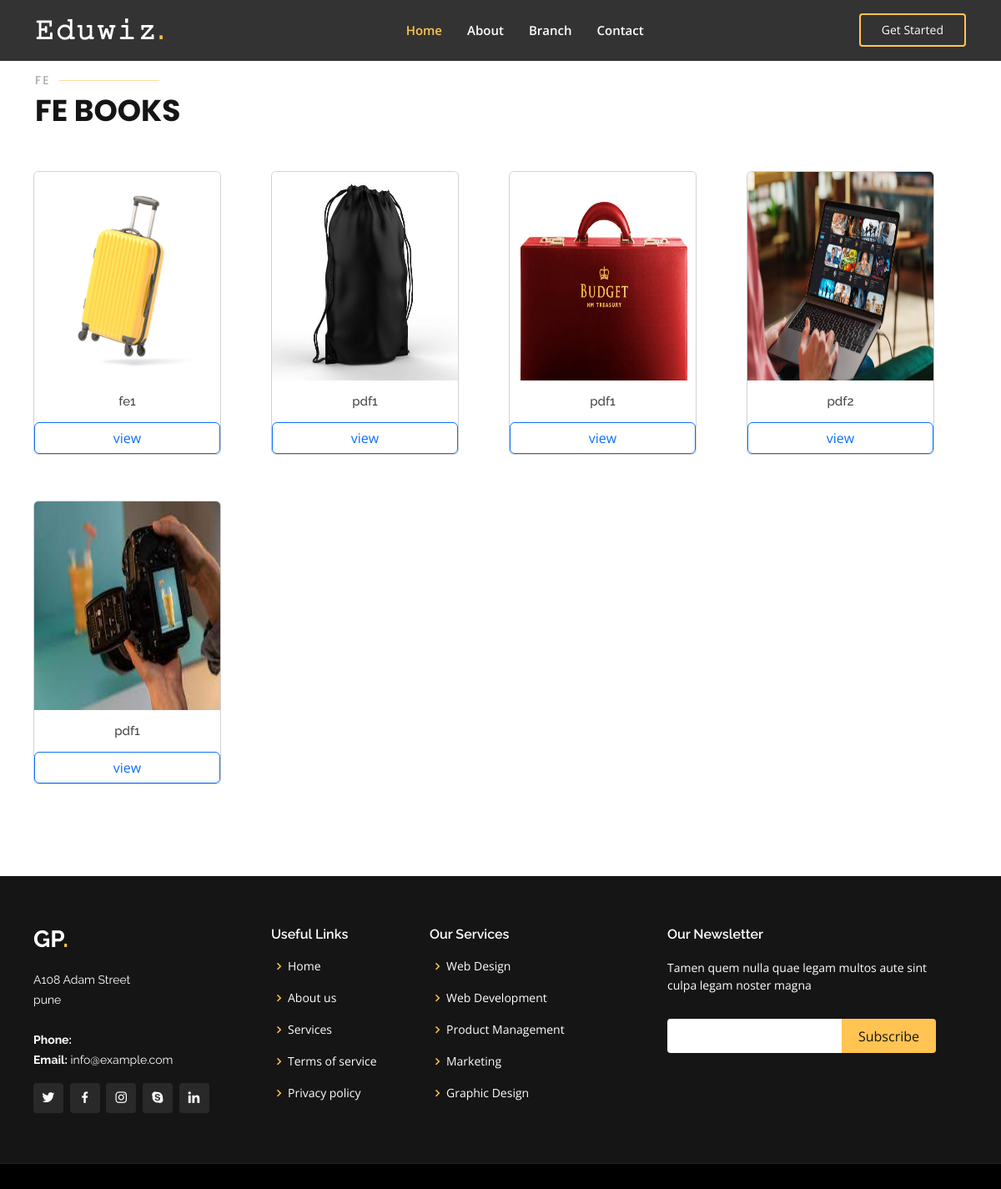
Page /FE_books on the committed database.
### app1/models.py (models this page shows, shortened)
class Fe_b(models.Model):
    title= models.CharField(max_length=100)
    pdf=models.FileField(upload_to='FE/',validators=[FileExtensionValidator(["pdf"])])
    image = models.ImageField(upload_to='img/')

### app1/views.py (the view)
# urls.py: path('FE_books',views.Fe_book,name='Fe_books'),
def Fe_book(request):
    obj = Fe_b.objects.all()
    return render(request,'Fe_book.html',{'obj':obj})

### templates/Fe_book.html (shortened to what this page needs)
{% load static %}
<!DOCTYPE html>
<html lang="en">
<head>
  <link href="{% static 'assets/vendor/aos/aos.css' %}" rel="stylesheet">
  <link href="{% static 'assets/vendor/bootstrap/css/bootstrap.min.css' %}" rel="stylesheet">
  <link href="{% static 'assets/vendor/bootstrap-icons/bootstrap-icons.css' %}" rel="stylesheet">
  <link href="{% static 'assets/vendor/boxicons/css/boxicons.min.css' %}" rel="stylesheet">
  <link href="{% static 'assets/vendor/glightbox/css/glightbox.min.css' %}" rel="stylesheet">
  <link href="{% static 'assets/vendor/remixicon/remixicon.css' %}" rel="stylesheet">
  <link href="{% static 'assets/vendor/swiper/swiper-bundle.min.css' %}" rel="stylesheet">
  <link href="{% static 'assets/css/style.css' %}" rel="stylesheet">
</head>
<body>
  <header id="header" class="fixed-top header-inner-pages">
    <div class="container d-flex align-items-center justify-content-lg-between">
      <h1 class="logo me-auto me-lg-0"><a href="index.html">𝙴𝚍𝚞𝚠𝚒𝚣<span>.</span></a></h1>
      <nav id="navbar" class="navbar order-last order-lg-0">
        <ul>
          <li><a class="nav-link scrollto active" href="{% url 'home' %} ">Home</a></li>
          <li><a href="{% url 'home' %}">About</a></li>
          <li><a class="nav-link scrollto" href="{% url 'home' %}">Branch</a></li>
          <li><a class="nav-link scrollto" href="{% url 'home' %}">Contact</a></li>
        </ul>
      </nav>
      <a href="{% url 'home' %}" class="get-started-btn scrollto">Get Started</a>
    </div>
  </header>
  <main id="main">
    <section id="services" class="services">
      <div class="container" data-aos="fade-up">
        <div class="row">
          <div class="container mt-2">
            <div class="section-title">
<br>
              <h2 id="SE">FE</h2>
              <p>FE Books</p>
            </div>
            <div class="row">
              {% for x in obj %}
              <div class="col-md-3 col-sm-6" style="padding-top: 5px;padding-bottom: 50px;">
                <div class="card card-block">
                  <img class="card-img-top" src="/media/{{x.image}}" alt="Card image" style="width:100%">
                  <h5 class="card-title mt-3 mb-3" style="text-align: center;"> {{x.title}} </h5>
                  <a href="{{ x.pdf.url }}" class="btn btn-outline-primary" target="_blank">view</a>
                </div>
              </div>
              {% endfor %}
            </div>
          </div>
        </div>
      </div>
    </section>
  </main>
  <footer id="footer">
    <div class="footer-top">
      <div class="container">
        <div class="row">
          <div class="col-lg-3 col-md-6">
            <div class="footer-info">
              <h3>Gp<span>.</span></h3>
              <p>
                A108 Adam Street <br>
                pune<br><br>
                <strong>Phone:</strong> <br>
                <strong>Email:</strong> info@example.com<br>
              </p>
              <div class="social-links mt-3">
                <a href="#" class="twitter"><i class="bx bxl-twitter"></i></a>
                <a href="#" class="facebook"><i class="bx bxl-facebook"></i></a>
                <a href="#" class="instagram"><i class="bx bxl-instagram"></i></a>
                <a href="#" class="google-plus"><i class="bx bxl-skype"></i></a>
                <a href="#" class="linkedin"><i class="bx bxl-linkedin"></i></a>
              </div>
            </div>
          </div>
          <div class="col-lg-2 col-md-6 footer-links">
            <h4>Useful Links</h4>
            <ul>
              <li><i class="bx bx-chevron-right"></i> <a href="#">Home</a></li>
              <li><i class="bx bx-chevron-right"></i> <a href="#">About us</a></li>
              <li><i class="bx bx-chevron-right"></i> <a href="#">Services</a></li>
              <li><i class="bx bx-chevron-right"></i> <a href="#">Terms of service</a></li>
              <li><i class="bx bx-chevron-right"></i> <a href="#">Privacy policy</a></li>
            </ul>
          </div>
          <div class="col-lg-3 col-md-6 footer-links">
            <h4>Our Services</h4>
            <ul>
              <li><i class="bx bx-chevron-right"></i> <a href="#">Web Design</a></li>
              <li><i class="bx bx-chevron-right"></i> <a href="#">Web Development</a></li>
              <li><i class="bx bx-chevron-right"></i> <a href="#">Product Management</a></li>
              <li><i class="bx bx-chevron-right"></i> <a href="#">Marketing</a></li>
              <li><i class="bx bx-chevron-right"></i> <a href="#">Graphic Design</a></li>
            </ul>
          </div>
          <div class="col-lg-4 col-md-6 footer-newsletter">
            <h4>Our Newsletter</h4>
            <p>Tamen quem nulla quae legam multos aute sint culpa legam noster magna</p>
            <form action="#" method="#">
              <input type="email" name="email"><input type="submit" value="Subscribe">
            </form>
          </div>
        </div>
      </div>
    </div>
  </footer>
</body>
</html>

### static/assets/css/style.css (style rules this page uses)
body { font-family: "Open Sans", sans-serif; color: #444444; }
a { color: #ffc451; text-decoration: none; }
h1, h2, h3, h4, h5, h6 { font-family: "Raleway", sans-serif; }
#header { transition: all 0.5s; z-index: 997; padding: 15px 0; }
#header.header-scrolled, #header.header-inner-pages { background: rgba(0, 0, 0, 0.8); }
#header .logo { font-size: 32px; margin: 0; padding: 0; line-height: 1; font-weight: 700; letter-spacing: 2px; text-transform: uppercase; }
#header .logo a { color: #fff; }
#header .logo a span { color: #ffc451; }
.get-started-btn { color: #fff; border-radius: 4px; padding: 7px 25px 8px 25px; white-space: nowrap; transition: 0.3s; font-size: 14px; display: inline-block; border: 2px solid #ffc451; }
.navbar { padding: 0; }
.navbar ul { margin: 0; padding: 0; display: flex; list-style: none; align-items: center; }
.navbar li { position: relative; }
.navbar a, .navbar a:focus { display: flex; align-items: center; justify-content: space-between; padding: 10px 0 10px 30px; font-size: 15px; font-weight: 600; color: #fff; white-space: nowrap; transition: 0.3s; }
.navbar a:hover, .navbar .active, .navbar .active:focus, .navbar li:hover>a { color: #ffc451; }
section { padding: 60px 0; overflow: hidden; }
.section-title { padding-bottom: 40px; }
.section-title h2 { font-size: 14px; font-weight: 500; padding: 0; line-height: 1px; margin: 0 0 5px 0; letter-spacing: 2px; text-transform: uppercase; color: #aaaaaa; font-family: "Poppins", sans-serif; }
.section-title h2::after { content: ""; width: 120px; height: 1px; display: inline-block; background: #ffde9e; margin: 4px 10px; }
.section-title p { margin: 0; margin: 0; font-size: 36px; font-weight: 700; text-transform: uppercase; font-family: "Poppins", sans-serif; color: #151515; }
#footer { background: black; padding: 0 0 30px 0; color: #fff; font-size: 14px; }
#footer .footer-top { background: #151515; border-bottom: 1px solid #222222; padding: 60px 0 30px 0; }
#footer .footer-top .footer-info { margin-bottom: 30px; }
#footer .footer-top .footer-info h3 { font-size: 28px; margin: 0 0 20px 0; padding: 2px 0 2px 0; line-height: 1; font-weight: 700; text-transform: uppercase; }
#footer .footer-top .footer-info h3 span { color: #ffc451; }
#footer .footer-top .footer-info p { font-size: 14px; line-height: 24px; margin-bottom: 0; font-family: "Raleway", sans-serif; color: #fff; }
#footer .footer-top .social-links a { font-size: 18px; display: inline-block; background: #292929; color: #fff; line-height: 1; padding: 8px 0; margin-right: 4px; border-radius: 4px; text-align: center; width: 36px; height: 36px; transition: 0.3s; }
#footer .footer-top h4 { font-size: 16px; font-weight: 600; color: #fff; position: relative; padding-bottom: 12px; }
#footer .footer-top .footer-links { margin-bottom: 30px; }
#footer .footer-top .footer-links ul { list-style: none; padding: 0; margin: 0; }
#footer .footer-top .footer-links ul i { padding-right: 2px; color: #ffc451; font-size: 18px; line-height: 1; }
#footer .footer-top .footer-links ul li { padding: 10px 0; display: flex; align-items: center; }
#footer .footer-top .footer-links ul li:first-child { padding-top: 0; }
#footer .footer-top .footer-links ul a { color: #fff; transition: 0.3s; display: inline-block; line-height: 1; }
#footer .footer-top .footer-newsletter form { margin-top: 30px; background: #fff; padding: 6px 10px; position: relative; border-radius: 4px; }
#footer .footer-top .footer-newsletter form input[type=email] { border: 0; padding: 4px; width: calc(100% - 110px); }
#footer .footer-top .footer-newsletter form input[type=submit] { position: absolute; top: 0; right: -2px; bottom: 0; border: 0; background: none; font-size: 16px; padding: 0 20px; background: #ffc451; color: #151515; transition: 0.3s; border-radius: 0 4px 4px 0; }

### templates/Fe_book.html (style rules this page uses)
img { height: 250px; width: 100%; }
div [class^="col-"] { padding-left: 10px; padding-right: 50px; height: auto; }
.card { transition: 0.5s; cursor: pointer; }
.card-title { font-size: 15px; transition: 1s; cursor: pointer; text-align: center; }
.card::before, .card::after { position: absolute; top: 0; right: 0; bottom: 0; left: 0; transform: scale3d(0, 0, 1); transition: transform .3s ease-out 0s; background: rgba(255, 255, 255, 0.1); content: ''; pointer-events: none; }
.card::before { transform-origin: left top; }
.card::after { transform-origin: right bottom; }

### rows in the picture
Fe_b: image (picture), title "fe1"
Fe_b: image (picture), title "pdf1"
Fe_b: image (picture), title "pdf1"
Fe_b: image (picture), title "pdf2"
Fe_b: image (picture), title "pdf1"
